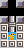

This is a level from a 2D game, rendered from its Tiled map with the project's own tilesets. A one-line summary and the map file follow, with tile-layer data summarised:
An orthogonal 3x6 tile map with 8x8 px tiles, 2 tile layers (Tile Layer 1, GameObjects) and 1 object (Piston1).

<map version="1.10" tiledversion="1.11.0" orientation="orthogonal" renderorder="right-down" width="3" height="6" tilewidth="8" tileheight="8" infinite="0" nextlayerid="4" nextobjectid="2">
 <properties>
  <property name="LevelNumber" value="0" />
 </properties>
 <tileset firstgid="1" source="Textures.tsx" />
 <layer id="1" name="Tile Layer 1" width="3" height="6">
  <data>[18 cells, 14 non-empty, 5 distinct tile ids]</data>
 </layer>
 <objectgroup id="3" name="Objects">
  <object id="1" name="Piston1" x="7.0393" y="15.8906" width="9.55587" height="16.1367" />
 </objectgroup>
 <layer id="2" name="GameObjects" width="3" height="6">
  <data>[18 cells, 1 non-empty, 1 distinct tile ids]</data>
 </layer>
</map>
